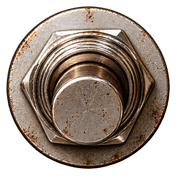
#> input picture assets/footswitch_pressed.png, 176 x 176 px, given in place of panel@2x.png, which was not available
$ python prepare_assets.py ../assets/footswitch_pressed.png ../assets/footswitch_released.png
#> lines starting #> are read from the running program, lines starting #| are printed output that depends on the picture; pictures that were not available may be replaced by others from this repository, and a replacement may not be noted
"""Converts the designer's asset package (PEDAL folder) into the files embedded in the plugin.
Usage: python3 tools/prepare_assets.py <PEDAL folder> <assets out dir>"""
import sys, os
from PIL import Image

src, out = sys.argv[1], sys.argv[2]
os.makedirs(out, exist_ok=True)
p = lambda n: os.path.join(src, n)

# Opaque panel -> high quality JPEG (6 MB PNG -> well under 1 MB)
Image.open(p('panel@2x.png')).convert('RGB').save(os.path.join(out, 'panel.jpg'), quality=92, optimize=True, subsampling=0)
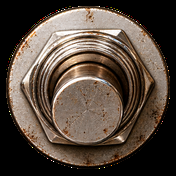
#> saved as panel.jpg: PIL image 176x176 RGB; mean R, G, B 84.8, 71.6, 61.1

# Main knob: single upright image, rotated in code for smooth motion
Image.open(p('knob@2x.png')).convert('RGBA').save(os.path.join(out, 'knob.png'), optimize=True)
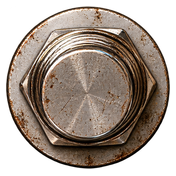
#> input picture assets/footswitch_released.png, 176 x 176 px, given in place of knob@2x.png, which was not available

# Trim knob: frame 0 of the strip sits at -135 degrees; rotate it upright
t = Image.open(p('trim-64@2x.png')).convert('RGBA')
#> t is the input picture: PIL image 176x176 RGBA; mean R, G, B, A 86.4, 73.7, 63.7, 168.8
w = t.width
#> w = 176
f0 = t.crop((0, 0, w, w))
f0.rotate(-135, resample=Image.BICUBIC).save(os.path.join(out, 'trim.png'), optimize=True)
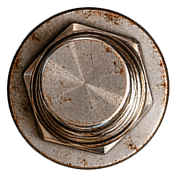
#> saved as trim.png: PIL image 176x176 RGBA; mean R, G, B, A 85.6, 73, 63.1, 168.6; transparent parts drawn white

# Bandwidth selector: 5 discrete frames, narrow (left) to wide (right)
#> (the run stopped early here; a loop or call above may not have finished)
